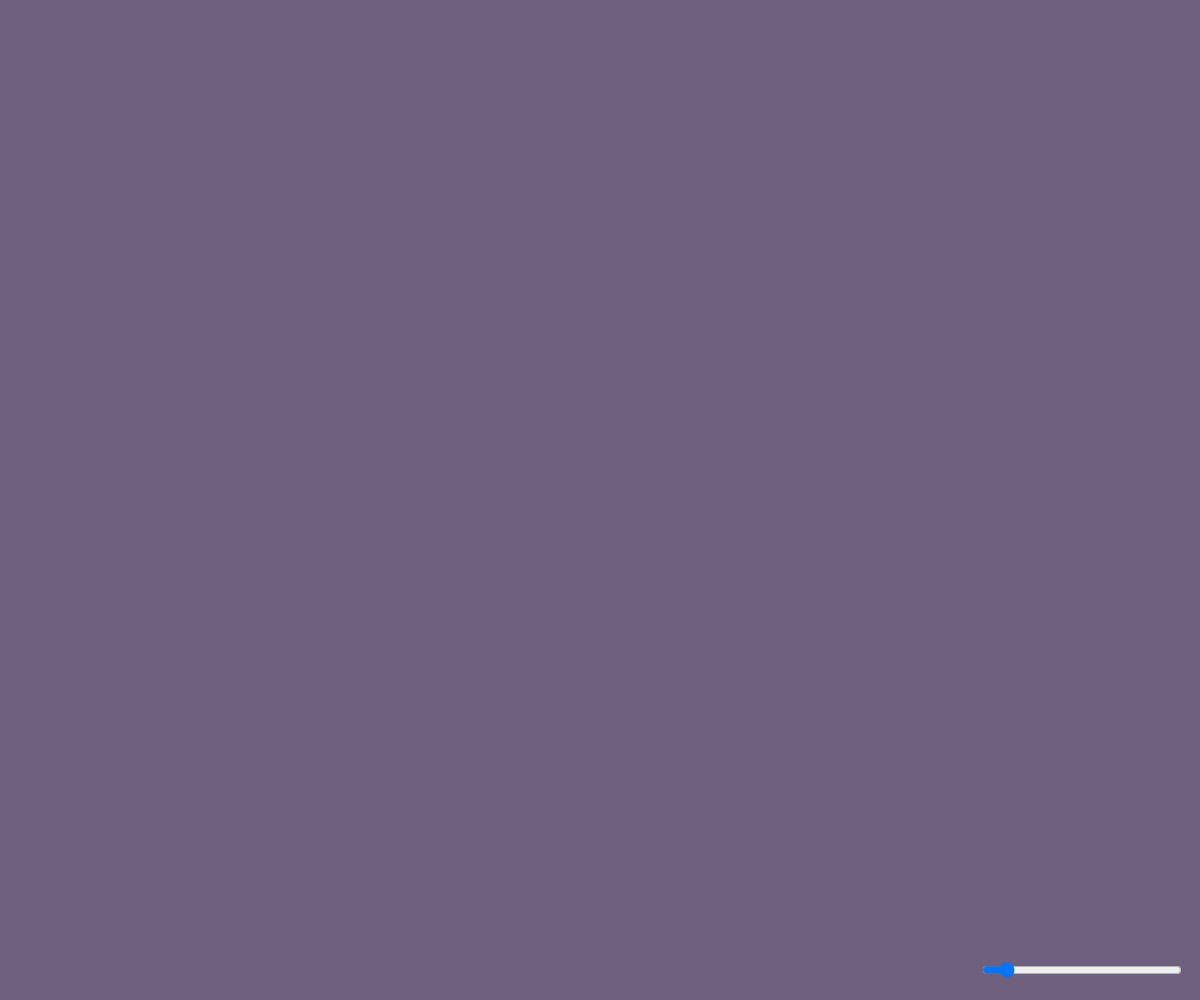
Frame 1 (no input)
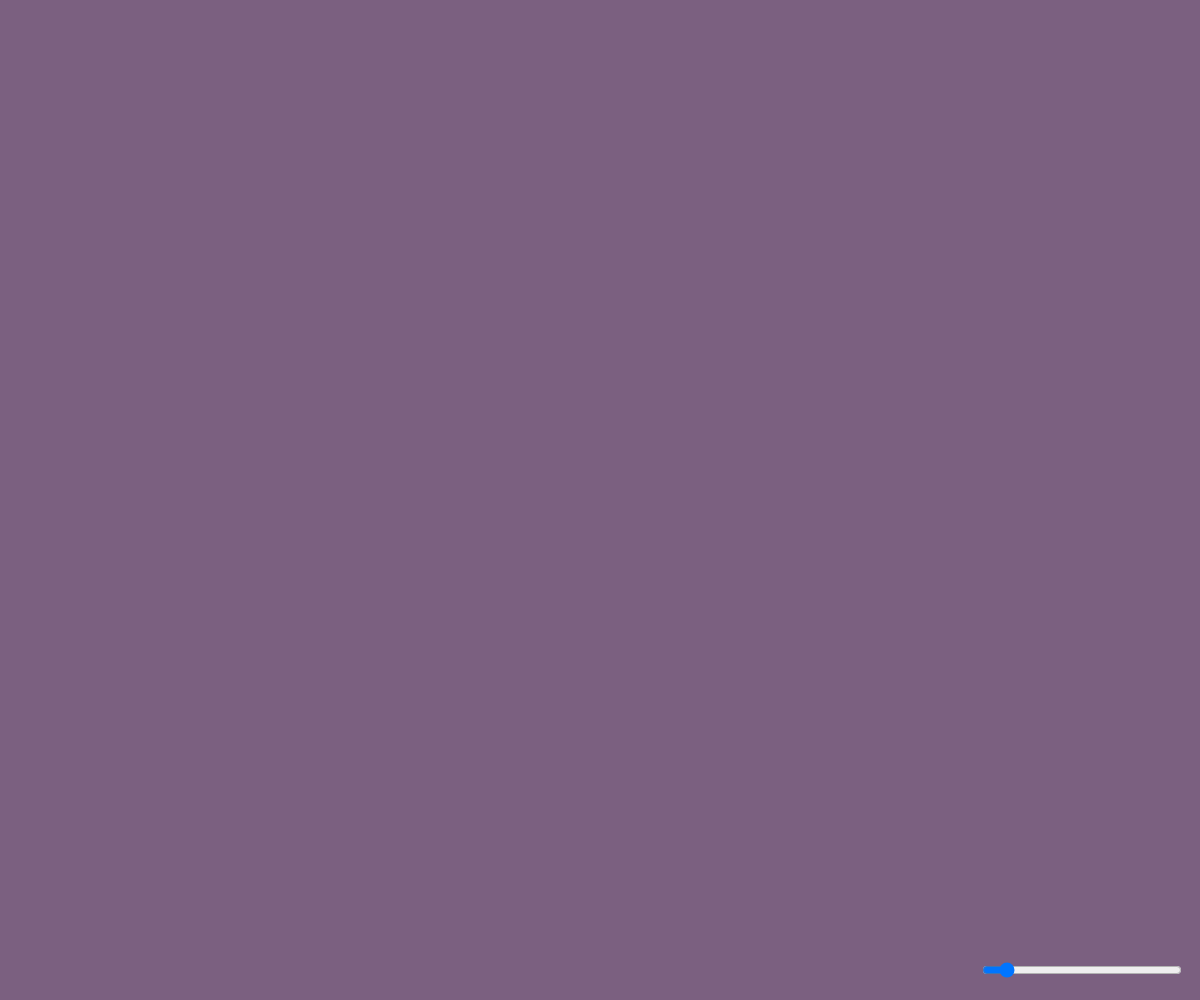
Frame 60 (no input)
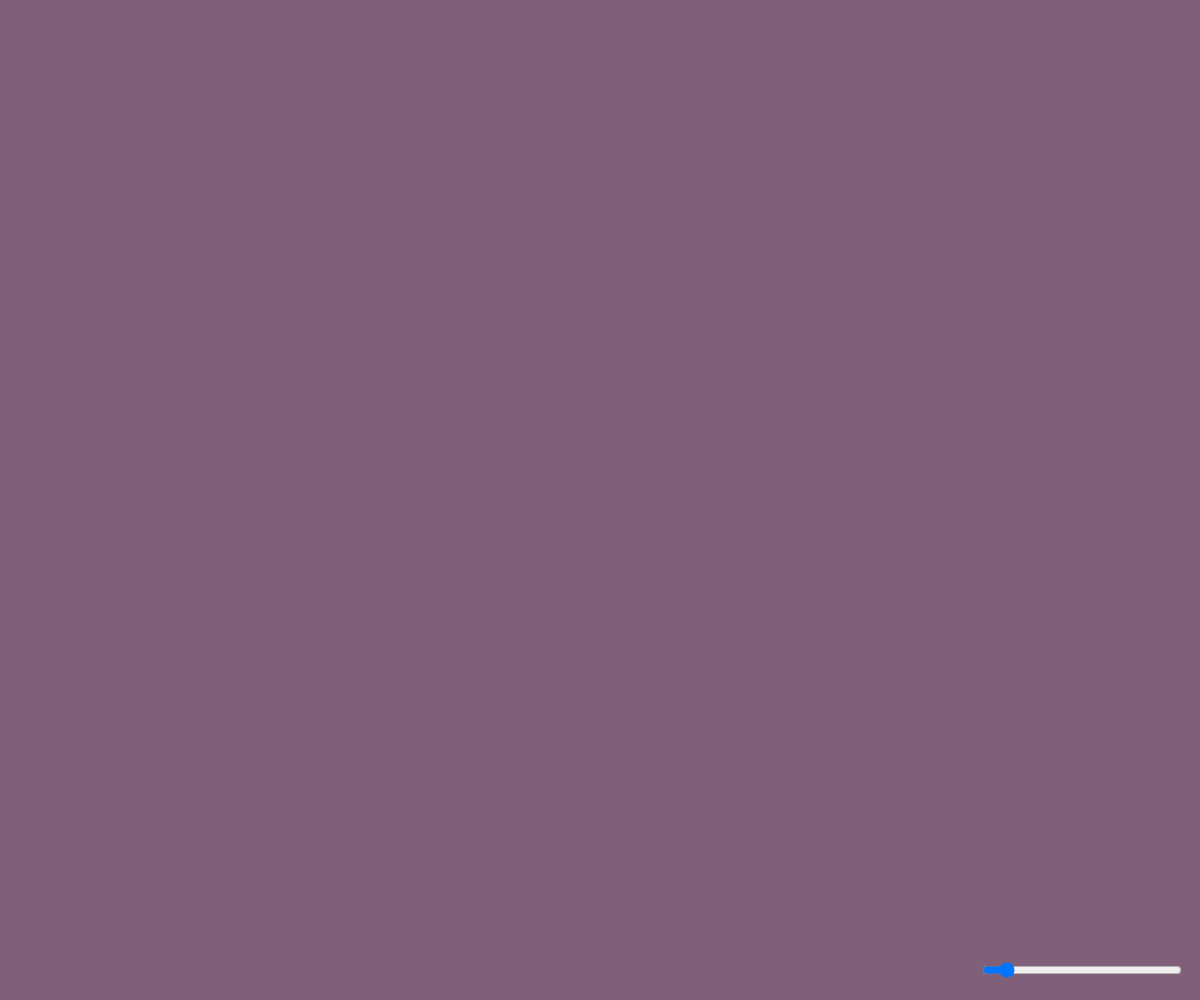
Frame 120 (the mouse pressed at the canvas centre since frame 60)

The p5.js sketch that drew these frames (run headless with seeded random() and noise() and a simulated clock; from frame 60 on, the mouse is pressed at the canvas centre):

// p5.js sketch
// ── sketch.js
let movPoints = []
let psizex;
let psizey;
let grid = 10;
let stepSync = 1;
let speed = 1;
let color = 75;

class movPoint {
  constructor(x,y) {
    this.x = x;
    this.y = y;
    this.steps = speed;
    this.direction = (int)(4*Math.random());
  }
  
  draw(x,y) {
    stroke('white');
    strokeWeight(10);
    point(this.x,this.y);
  }
  
  move() {
    if (this.steps>20) {
      this.steps = speed;
      this.direction = (int)(4*Math.random());
    }
    else {
      this.x += Math.cos(this.direction*PI/2)*this.steps;
      this.y += Math.sin(this.direction*PI/2)*this.steps;
      this.steps *= 1.2;
    }
  }
}

// function mousePressed() {
//   let newPoint = new movPoint(mouseX,mouseY);
//   movPoints.push(newPoint);
// }

function mouseDragged() {
  if ((mouseX<psizex-220 || mouseX>psizex-20) || (mouseY<psizey-45 || mouseY>psizey-20)) {
    let newPoint = new movPoint(mouseX,mouseY);
    movPoints.push(newPoint);
  }
}

function setup() {
  psizex = document.documentElement.clientWidth;
  psizey = document.documentElement.clientHeight;
  createCanvas(psizex,psizey);
  colorMode(HSB,100);
  slider = createSlider(0.01, 1, 0.1, 0.01);
  slider.position(psizex-220, psizey-40);
  slider.style('width', '200px');
}

function draw() {
  background(color,25,50);
  color = (color+0.1)%100;
  speed = slider.value();
  movPoints.forEach (point => point.draw());
  movPoints.forEach (point => point.move());
}
